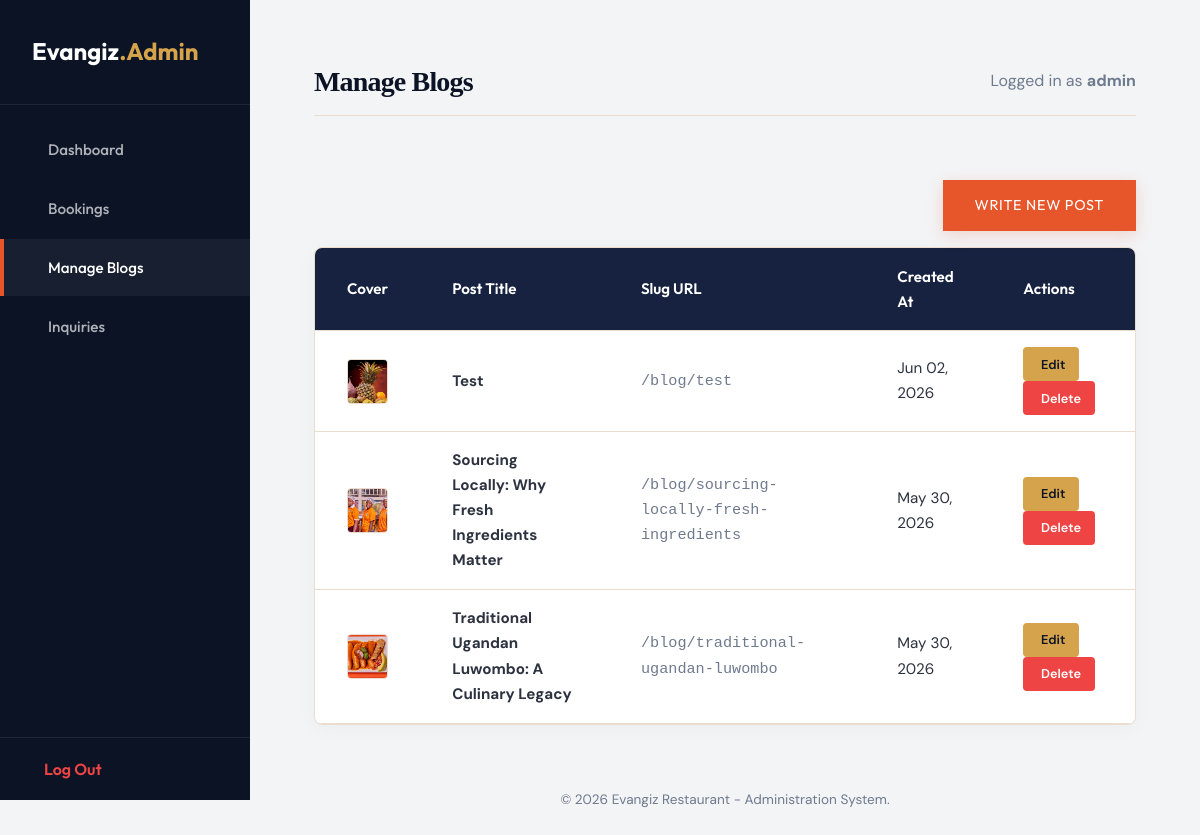
/admin/blogs.php (signed in), run on the app's committed database.
### tables this page shows
CREATE TABLE blogs (
    id INTEGER PRIMARY KEY AUTOINCREMENT,
    title VARCHAR(255) NOT NULL,
    slug VARCHAR(255) NOT NULL UNIQUE,
    content TEXT NOT NULL,
    image_path VARCHAR(255) DEFAULT NULL,
    created_at TIMESTAMP DEFAULT CURRENT_TIMESTAMP
);

### config.php (called while the page is built, shortened)
<?php
function url($path = '') {
    $project_root = str_replace('\\', '/', __DIR__);
    $script_filename = str_replace('\\', '/', $_SERVER['SCRIPT_FILENAME'] ?? '');
    $script_name = str_replace('\\', '/', $_SERVER['SCRIPT_NAME'] ?? '');
    $base_url = '';
    if (!empty($script_filename) && !empty($script_name)) {
        if (strpos($script_filename, $project_root) === 0) {
            $suffix = substr($script_filename, strlen($project_root));
            if (substr($script_name, -strlen($suffix)) === $suffix) {
                $base_url = substr($script_name, 0, strlen($script_name) - strlen($suffix));
            } else {
                $base_url = dirname($script_name);
                if ($base_url === '\\' || $base_url === '/') {
                    $base_url = '';
                }
            }
        }
    }
    $base_url = rtrim(str_replace('\\', '/', $base_url), '/');
    return $base_url . '/' . ltrim($path, '/');
}
?>

### admin/blogs.php (the view, shortened to what this page needs)
<?php
include_once __DIR__ . '/includes/header.php';
$action = $_GET['action'] ?? 'list';
$post_id = intval($_GET['id'] ?? 0);
$blogs = [];
$form_post = null;
if ($action === 'list') {
    try {
        $blogs = $conn->query("SELECT * FROM blogs ORDER BY created_at DESC")->fetchAll();
    } catch (PDOException $e) {
        $alert_error = "Database read error: " . $e->getMessage();
    }
}
?>
<?php if ($action === 'add' || $action === 'edit'): ?>
    <div class="admin-form-panel">
        <h3 style="margin-bottom: var(--space-lg);"><?php echo $action === 'add' ? 'Write New Blog Post' : 'Edit Blog Post'; ?></h3>
        <form action="<?php echo admin_url('/blogs.php?action=' . $action . '&id=' . $post_id); ?>" method="POST" enctype="multipart/form-data" id="blog-editor-form">
            <?php
            $title_val = $form_post ? $form_post['title'] : '';
            $slug_val = $form_post ? $form_post['slug'] : '';
            $content_val = $form_post ? $form_post['content'] : '';
            $image_val = $form_post ? $form_post['image_path'] : 'image/blog/default.jpg';
            echo render_form_input('title', 'Article Title', 'text', 'Enter article headline...', true, $title_val);
            echo render_form_input('slug', 'URL Slug (For SEO)', 'text', 'auto-generated-slug-path', true, $slug_val);
            ?>
            <div class="form-group">
                <label class="form-label">Cover Image</label>
                <div class="image-upload-wrapper" style="display: flex; gap: var(--space-md); align-items: flex-start; margin-bottom: var(--space-xs); flex-wrap: wrap;">
                    <div class="current-image-preview" style="width: 150px; height: 100px; border-radius: var(--radius-sm); border: 1px solid var(--color-border); overflow: hidden; background-color: var(--color-bg-warm); flex-shrink: 0; display: flex; align-items: center; justify-content: center; box-shadow: var(--shadow-subtle);">
                        <img id="cover-preview" src="<?php echo url($image_val ?: 'image/blog/default.jpg'); ?>" alt="Cover Preview" style="width: 100%; height: 100%; object-fit: cover;">
                    </div>
                    <div style="flex-grow: 1; display: flex; flex-direction: column; gap: var(--space-sm); min-width: 250px;">
                        <input type="text" id="image_path" name="image_path" class="form-control" placeholder="e.g. image/blog/banner.jpg" value="<?php echo htmlspecialchars($image_val); ?>">
                        <div style="display: flex; align-items: center; gap: var(--space-sm); flex-wrap: wrap;">
                            <label for="cover_image" class="btn-action btn-action-edit" style="cursor: pointer; padding: 0.5rem 1rem; font-size: 0.85rem; font-family: var(--font-heading); display: inline-flex; align-items: center; gap: 6px;"><i class="hgi-stroke hgi-image-upload-01"></i> Upload Image File</label>
                            <input type="file" id="cover_image" name="cover_image" accept="image/*" style="display: none;">
                            <span id="upload-file-name" class="text-muted" style="font-size: 0.85rem;">No file chosen</span>
                        </div>
                    </div>
                </div>
            </div>
            <?php
            echo render_form_textarea('content', 'Article Body Content', 'Write article text here...', true, $content_val);
            ?>
            <div style="margin-top: var(--space-lg); display: flex; gap: var(--space-sm);">
                <button type="submit" class="btn btn-primary">
                    <span class="btn-text-wrapper">
                        <span class="btn-text-main"><i class="hgi-stroke hgi-tick-01"></i> Save Article</span>
                        <span class="btn-text-hover"><i class="hgi-stroke hgi-tick-01"></i> Save Article</span>
                    </span>
                </button>
                <a href="<?php echo admin_url('/blogs.php'); ?>" class="btn btn-secondary">
                    <span class="btn-text-wrapper">
                        <span class="btn-text-main"><i class="hgi-stroke hgi-arrow-left-01"></i> Cancel</span>
                        <span class="btn-text-hover"><i class="hgi-stroke hgi-arrow-left-01"></i> Cancel</span>
                    </span>
                </a>
            </div>
        </form>
    </div>
    <script>
    document.addEventListener('DOMContentLoaded', () => {
        const titleInput = document.getElementById('title');
        const slugInput = document.getElementById('slug');
        if (titleInput && slugInput && <?php echo $action === 'add' ? 'true' : 'false'; ?>) {
            titleInput.addEventListener('input', () => {
                slugInput.value = titleInput.value
                    .toLowerCase()
                    .replace(/[^a-z0-9\s\-]/g, '')
                    .replace(/\s+/g, '-')
                    .replace(/\-+/g, '-')
                    .trim();
            });
        }
        // Live Cover Image Preview
        const coverImageInput = document.getElementById('cover_image');
        const uploadFileName = document.getElementById('upload-file-name');
        const coverPreview = document.getElementById('cover-preview');
        const imagePathInput = document.getElementById('image_path');
        if (coverImageInput && coverPreview) {
            coverImageInput.addEventListener('change', (e) => {
                const file = e.target.files[0];
                if (file) {
                    if (uploadFileName) uploadFileName.textContent = file.name;
                    const reader = new FileReader();
                    reader.onload = (event) => {
                        coverPreview.src = event.target.result;
                    };
                    reader.readAsDataURL(file);
                    if (imagePathInput) {
                        imagePathInput.placeholder = "Pending upload: " + file.name;
                    }
                } else {
                    if (uploadFileName) uploadFileName.textContent = 'No file chosen';
                }
            });
        }
    });
    </script>
<?php else: ?>
    <div style="margin-bottom: var(--space-md); display: flex; justify-content: flex-end;">
        <a href="<?php echo admin_url('/blogs.php?action=add'); ?>" class="btn btn-primary">
            <span class="btn-text-wrapper">
                <span class="btn-text-main"><i class="hgi-stroke hgi-pencil-edit-01"></i> Write New Post</span>
            </span>
        </a>
    </div>
    <div class="admin-table-card">
        <?php if (empty($blogs)): ?>
            <div style="padding: var(--space-xl);" class="text-center text-muted">
                <p>No blog posts exist in the system yet.</p>
            </div>
        <?php else: ?>
            <table class="admin-table">
                <thead>
                    <tr>
                        <th>Cover</th>
                        <th>Post Title</th>
                        <th>Slug URL</th>
                        <th>Created At</th>
                        <th>Actions</th>
                    </tr>
                </thead>
                <tbody>
                    <?php foreach ($blogs as $blog): ?>
                        <tr>
                            <td style="width: 80px;">
                                <img src="<?php echo url($blog['image_path'] ?: 'image/blog/default.jpg'); ?>" alt="Cover" style="width: 60px; height: 45px; object-fit: cover; border-radius: var(--radius-sm); border: 1px solid var(--color-border);">
                            </td>
                            <td><strong><?php echo htmlspecialchars($blog['title']); ?></strong></td>
                            <td style="font-family: monospace; color: var(--color-text-muted);">/blog/<?php echo htmlspecialchars($blog['slug']); ?></td>
                            <td><?php echo date('M d, Y', strtotime($blog['created_at'])); ?></td>
                            <td>
                                <a href="<?php echo admin_url('/blogs.php?action=edit&id=' . $blog['id']); ?>" class="btn-action btn-action-edit" style="white-space: nowrap;"><i class="hgi-stroke hgi-pencil-edit-01"></i> Edit</a>
                                <a href="<?php echo admin_url('/blogs.php?action=delete&id=' . $blog['id']); ?>" class="btn-action btn-action-delete" style="white-space: nowrap;" onclick="return confirm('Are you sure you want to delete this blog post permanently?');"><i class="hgi-stroke hgi-delete-02"></i> Delete</a>
                            </td>
                        </tr>
                    <?php endforeach; ?>
                </tbody>
            </table>
        <?php endif; ?>
    </div>
<?php endif; ?>
<?php
include_once __DIR__ . '/includes/footer.php';
?>

### css/main.css (style rules this page uses)
:root { --color-primary: #0b1325; --color-primary-light: #16223f; --color-accent: #e7562a; --color-accent-hover: #cf431a; --color-secondary: #d4a34b; --color-bg-warm: #fcf9f5; --color-bg-cream: #ffffff; --color-text-dark: #2c323f; --color-text-light: #f5f6f8; --color-text-muted: #6e7a8e; --color-border: #ebdcd0; --color-success: #10b981; --color-error: #ef4444; --color-white: #ffffff; --color-blue: #0084f7; --font-heading: 'Outfit', -apple-system, BlinkMacSystemFont, "Segoe UI", Roboto, sans-serif; --font-serif: 'Cormorant Garamond', Georgia, serif; --font-body: 'DM Sans', -apple-system, BlinkMacSystemFont, "Segoe UI", Roboto, sans-serif; --space-xs: 0.25rem; --space-sm: 0.5rem; --space-md: 1rem; --space-lg: 2rem; --space-xl: 4rem; --space-xxl: 7rem; --max-width: 1200px; --radius-sm: 4px; --radius-md: 8px; --radius-lg: 16px; --radius-xl: 32px; --radius-round: 9999px; --transition-smooth: all 0.4s cubic-bezier(0.16, 1, 0.3, 1); --transition-fast: all 0.2s ease; --shadow-subtle: 0 4px 20px rgba(0, 0, 0, 0.03); --shadow-medium: 0 8px 30px rgba(11, 19, 37, 0.06); --shadow-premium: 0 20px 50px rgba(11, 19, 37, 0.12); }
*, *::before, *::after { box-sizing: border-box; margin: 0; padding: 0; }
html { scroll-behavior: smooth; -webkit-font-smoothing: antialiased; -moz-osx-font-smoothing: grayscale; }
body { font-family: var(--font-body); font-size: 1rem; line-height: 1.65; color: var(--color-text-dark); background-color: var(--color-bg-warm); overflow-x: hidden; }
a { color: inherit; text-decoration: none; transition: var(--transition-fast); }
img { max-width: 100%; height: auto; display: block; }

### css/components.css (style rules this page uses)
.btn { display: inline-flex; align-items: center; justify-content: center; font-family: var(--font-heading); font-size: 0.9rem; text-transform: uppercase; letter-spacing: 0.05em; border-radius: 0; cursor: pointer; overflow: hidden; position: relative; border: none; outline: none; transition: var(--transition-smooth); padding: 0; }
.btn-text-wrapper { display: block; position: relative; transition: transform 0.4s cubic-bezier(0.16, 1, 0.3, 1); width: 100%; }
.btn-text-main, .btn-text-hover { display: block; padding: 0.85rem 2rem; width: 100%; text-align: center; }
.btn-primary { background-color: var(--color-accent); color: var(--color-white); box-shadow: 0 4px 15px rgba(231, 86, 42, 0.2); }

### admin/includes/header.php (style rules this page uses)
:root { --admin-sidebar-width: 250px; }
body { background-color: #f3f4f6; display: flex; min-height: 100vh; }
.admin-table-card { background-color: var(--color-bg-cream); border-radius: var(--radius-md); box-shadow: var(--shadow-subtle); border: 1px solid var(--color-border); overflow: hidden; }
.admin-table { width: 100%; border-collapse: collapse; text-align: left; }
.admin-table th, .admin-table td { padding: var(--space-md) var(--space-lg); border-bottom: 1px solid var(--color-border); font-size: 0.95rem; }
.admin-table th { background-color: var(--color-primary-light); color: var(--color-white); font-family: var(--font-heading); font-weight: 600; }
.btn-action { padding: 0.4rem 0.85rem; font-size: 0.8rem; border-radius: var(--radius-sm); font-weight: 600; display: inline-flex; align-items: center; gap: 4px; cursor: pointer; border: none; }
.btn-action-edit { background-color: var(--color-secondary); color: var(--color-primary); }
.btn-action-delete { background-color: var(--color-error); color: var(--color-white); }

### data on the page
blogs: image_path (picture), title "Test", slug "test", created_at "Jun 02, 2026"
blogs: image_path (picture), title "Sourcing Locally: Why Fresh Ingredients Matter", slug "sourcing-locally-fresh-ingredients", created_at "May 30, 2026"
blogs: image_path (picture), title "Traditional Ugandan Luwombo: A Culinary Legacy", slug "traditional-ugandan-luwombo", created_at "May 30, 2026"

### other printed values
$_SESSION['admin_user'] "admin"
